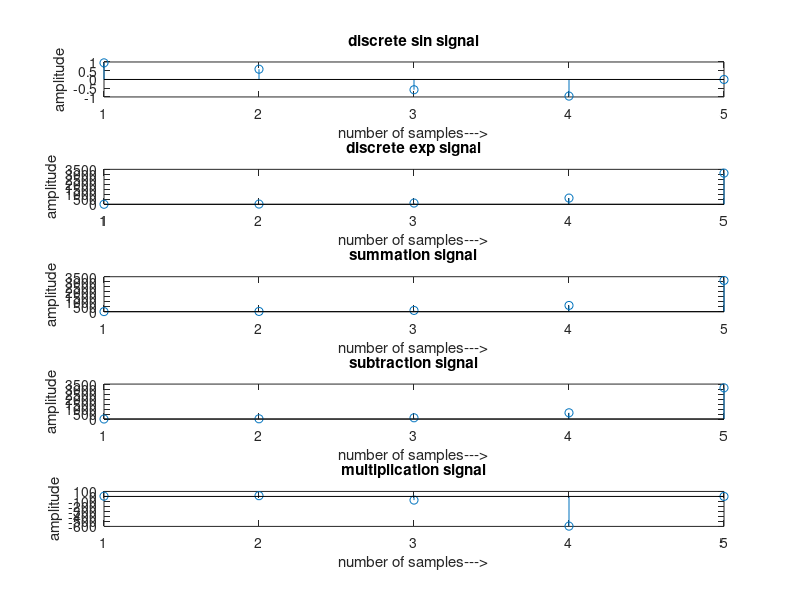

The MATLAB source for this figure:
clear all;
N = 5;
n = 1:N;
f = 0.2;
a = input('Enter a: ');
x1 = sin(2*pi*f*n);
x2 = a.^n;
subplot(5,1,1);
stem(n,x1);
ylabel('amplitude');
xlabel('number of samples--->');
title('discrete sin signal');
subplot(5,1,2);
stem(n,x2);
ylabel('amplitude');
xlabel('number of samples--->');
title('discrete exp signal');
subplot(5,1,3);
stem(n,x1+x2);
ylabel('amplitude');
xlabel('number of samples--->');
title('summation signal');
subplot(5,1,4);
stem(n,abs(x2-x1));
ylabel('amplitude');
xlabel('number of samples--->');
title('subtraction signal');
subplot(5,1,5);
stem(n,x1.*x2);
ylabel('amplitude');
xlabel('number of samples--->');
title('multiplication signal');